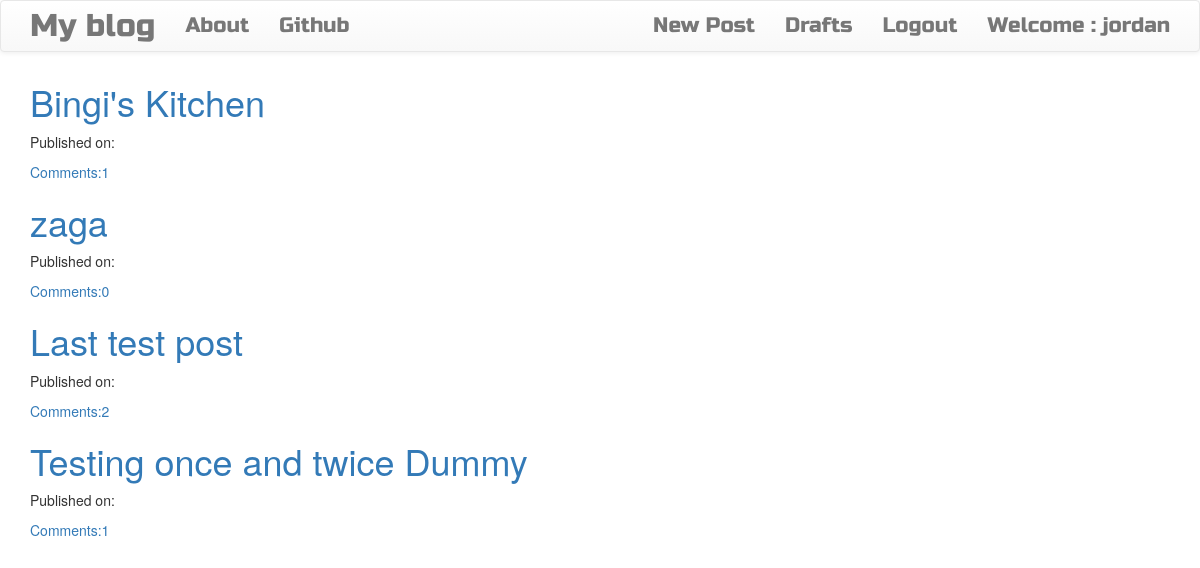
Page /blog/ (signed in) on the committed database.
### blog/models.py (models this page shows, shortened)
class Post(models.Model):
    author = models.ForeignKey('auth.User',on_delete=models.PROTECT)
    title = models.CharField(max_length=250)
    text = models.TextField()
    create_date = models.DateTimeField(default=timezone.now)# timezone function and not executing it instead
    published_date = models.DateTimeField(blank=True,null=True)
    def approve_comments(self):
        return self.comments.filter(approved_comment=True)

### blog/views.py (the view)
# urls.py: path("/",views.PostListView.as_view(),name="post_list"),
class PostListView(ListView):
    model = Post
    def get_queryset(self):#pythony version of writing a sqlquery , grab the Post model and all objects there and filter
        return Post.objects.filter(published_date__lte=timezone.now()).order_by('-published_date') #-publis... is for descending order and this is all orm

### blog/templates/blog/post_list.html
{% extends 'blog/base.html' %}
{% block bodyblock %}
<div class="centerstage ">
{% for post in post_list %}
    <div class="post">
        <h1><a href="{% url 'post_detail' pk=post.pk %}">{{ post.title }}</a></h1>
        <div class="date">
            <p>Published on: {{ post.published|date:"D M Y" }}</p>
        </div>
        <a href="{% url 'post_detail' pk=post.pk %}">Comments:{{ post.approve_comments.count }}</a>
    </div>
{% endfor %}
</div>
{% endblock %}

### blog/templates/blog/base.html (shortened to what this page needs)
<!doctype html>
{% load staticfiles %}
<html lang="en">
  <head>
    <link rel="stylesheet" href="https://maxcdn.bootstrapcdn.com/bootstrap/3.3.7/css/bootstrap.min.css">
    <link rel="stylesheet" href="https://maxcdn.bootstrapcdn.com/bootstrap/3.3.7/css/bootstrap-theme.min.css">
    <link rel="stylesheet" href="//cdn.jsdelivr.net/npm/medium-editor@latest/dist/css/medium-editor.min.css" type="text/css" media="screen" charset="utf-8">
    <link rel="stylesheet" href="{% static 'css/blog.css' %}">
    <link href="https://stackpath.bootstrapcdn.com/font-awesome/4.7.0/css/font-awesome.min.css" rel="stylesheet">
  </head>
  <body class="loader">
      <nav class="navbar navbar-default techfont custom-navbar">
        <div class="container">
          <ul class="nav navbar-nav">
            <li><a class="navbar-brand bigbrand" href="{% url 'post_list' %}">My blog</a></li>
            <li><a class="nav-link" href="{% url 'about' %}">About</a></li>
            <li><a class="nav-link" href="https://www.github.com/jkinathan">Github</a></li>
          </ul>
          <ul class="nav navbar-nav navbar-right">
            {% if user.is_authenticated %}
              <li><a class="nav-link" href="{% url 'post_create' %}">New Post</a></li>
              <li><a class="nav-link" href="{% url 'drafts' %}">Drafts</a></li>
              <li><a class="nav-link" href="{% url 'logout' %}">Logout</a></li>
              <li>
                  <a>
                  Welcome : {{ user.username }}
                  </a>
              </li>
            {% else %}
              <li>
                <a class="nav navbar-right" href="{% url 'login' %}">
                  <span class="glyphicon glyphicon-user"></span>
                </a>
              <li>
            {% endif %}
          </ul>
        </div>
      </nav>
      <div class="content container">
        <div class="row">
          <div class="col-md-8">
            <div class="blog_posts">
              {% block bodyblock %}
              {% endblock bodyblock %}
            </div>
          </div>
        </div>
      </div>
  </body>
</html>

### blog/static/css/blog.css (style rules this page uses)
.techfont { font-family: 'Russo One', sans-serif; font-size: 1.5em; margin-bottom: 10px; }
.bigbrand { font-size: 1.5em; }
.centerstage { margin-left: auto; margin-right: auto; }
.loader { filter: hue-rotate(0deg); color: linear-gradient(45deg, #0f8, #08f); animation: hue 10000ms infinite linear; }

### rows in the picture
Post: title "Bingi's Kitchen", approve_comments.count "1"
Post: title "zaga", approve_comments.count "0"
Post: title "Last test post", approve_comments.count "2"
Post: title "Testing once and twice Dummy", approve_comments.count "1"

### other values in the picture
{{ user.username }} "jordan"
